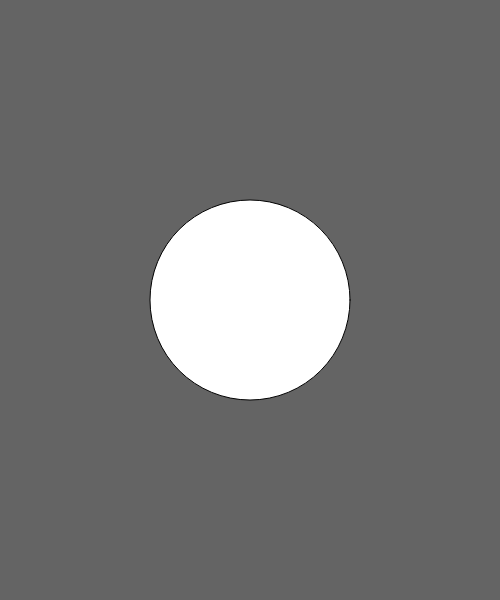
Frame 1 (no input)
Frame 60 (no input): identical to frame 1, image omitted
Frame 120 (the mouse pressed at the canvas centre since frame 60): identical to frame 1, image omitted

The p5.js sketch that drew this single still picture (run headless with seeded random() and noise() and a simulated clock; from frame 60 on, the mouse is pressed at the canvas centre):

// p5.js sketch
// ── sketch.js
var x;
var y;

function setup() {

  createCanvas(500, 600);

  x = width / 2;
  y = height / 2;//this can not be put before createCanvas
  background(100);

  ellipse(x, y, 200, 200);
}

function draw() {

}
